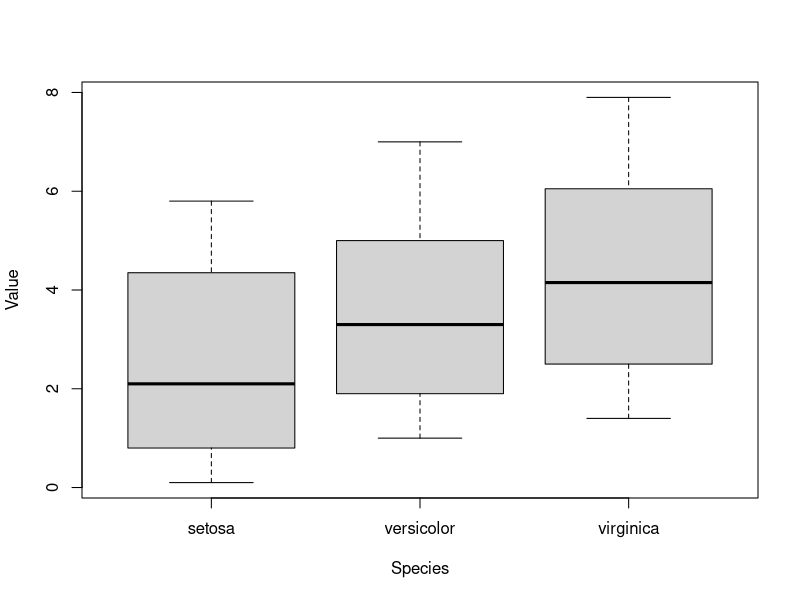
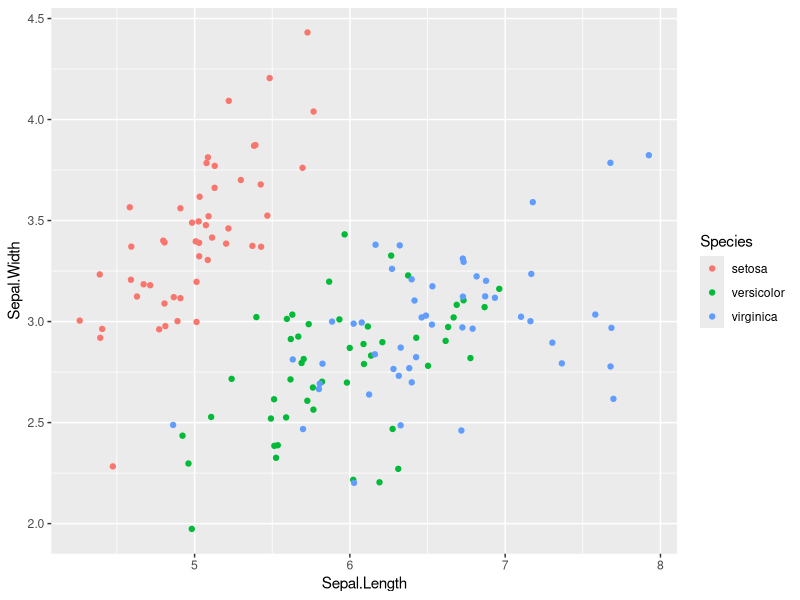
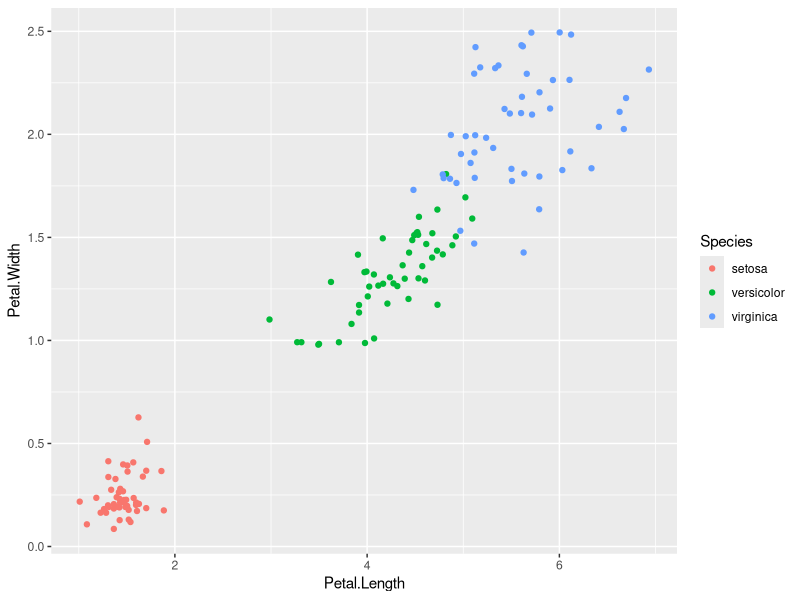
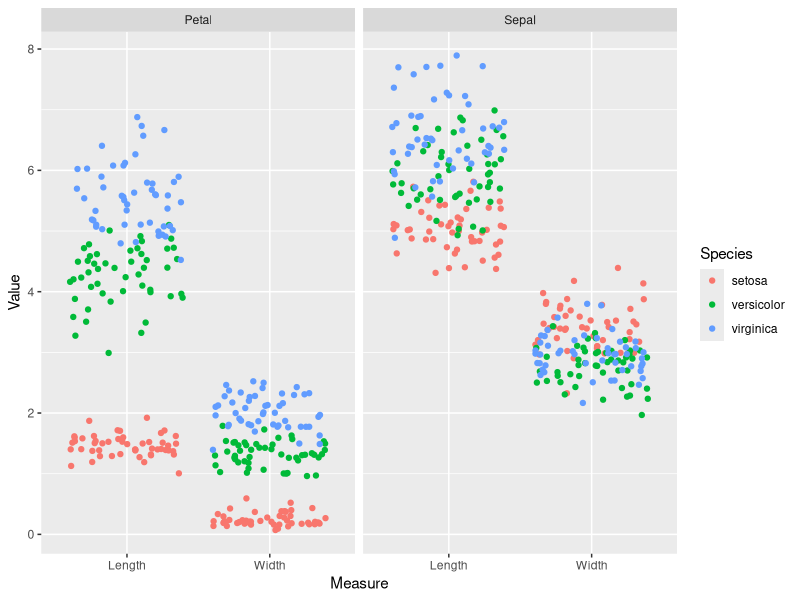

Here is the R script that generated these plots, in order:
#Data Manipulation + Visualisation: Iris

#dataset
iris
head(iris)
str(iris)

#setting working directory and exporting data
setwd("E:/Vineet/work/projects/IrisVisualize")
write.table(iris,file="iris.csv",sep=',')

#libraries:
#library(MASS)
#library(tibble) #view() funtion
#library(magrittr) #%>% operator
library(ggplot2) #graphics
library(dplyr) #%>% and manipulation
library(tidyr) #tidy data

View(iris)
#rearranging columns
iris1<-iris[c(5,1:4)]
str(iris1)

#tidying data using tidyr
iris.tidy <- iris1 %>%
  gather(key, Value, -Species) %>%
  separate(key, c("Part", "Measure"), "\\.")
str(iris.tidy)

#additional file for tidying data manually using data manipulation

#barplot
plot(Value~Species,data = iris.tidy)
#this shows how the three species vary in terms of length
#but still we don't have clarity about measure or part of the flowers.

ggplot(data = iris,aes(x=Sepal.Length,y=Sepal.Width,col=Species))+
  geom_jitter()
#refer Sepal_W~L.png 
ggplot(data = iris,aes(x=Petal.Length,y=Petal.Width,col=Species))+
  geom_jitter()

#The plots in the graphs aren't accurate because we used the function geom_jitter
#Funtion geom_point() maps the data as it is, but geom_jitter() adds a little variance to data
#for better representation in several cases and avoid overlapping of same values.
ggplot(data=iris.tidy,aes(x=Measure,y=Value,col=Species))+
  geom_jitter()+
  facet_grid(.~Part)
